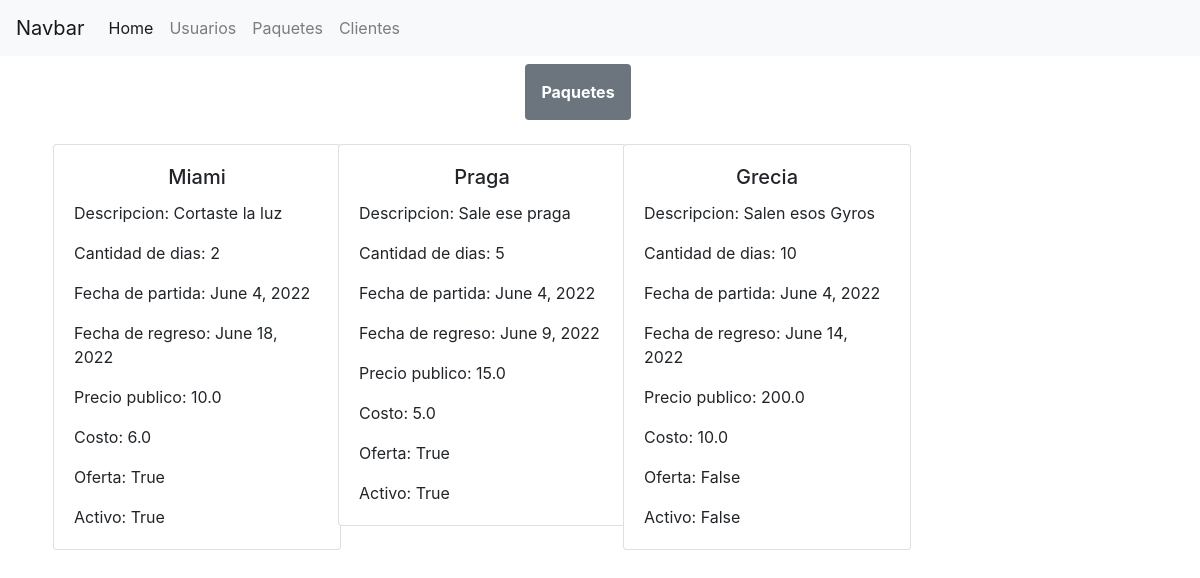
The app's page /paquetes-listado/ with its own data.
### packs/models.py (models this page shows)
class Paquete(models.Model):
    destino = models.CharField(max_length=40)
    descripcion = models.CharField(max_length=200)
    dias = models.IntegerField()
    fecha_partida = models.DateField()
    fecha_regreso = models.DateField()
    precio_publico = models.FloatField()
    costo = models.FloatField()
    oferta = models.BooleanField()
    activo = models.BooleanField()

### packs/views.py (the view)
# urls.py: path('paquetes-listado/', paquetes_listado, name = 'paquetes_listado'),
def paquetes_listado(request):
    paquetes = Paquete.objects.all()
    context = {'paquetes': paquetes}
    return render(request, "paquetes_listado.html", context = context)

### templates/paquetes_listado.html (shortened to what this page needs)
{% extends 'base.html' %}
{% block contenido %}
<body>
    <div class="container text-center m-2">
    <div class="rounded d-inline-block p-3 mb-2 bg-secondary text-white"><b>Paquetes</b></div>
    </div>
        <div class="container">
            <div class="row">
                {% for paquete in paquetes %}
                <div class="col-3">
                <div class="card m-2" style="width: 18rem;">
                    <div class="card-body">
                    <h5 class="card-title text-center">{{paquete.destino}}</h5>
                    <p class="card-text">Descripcion: {{paquete.descripcion}}</p>
					<p class="card-text">Cantidad de dias: {{paquete.dias}}</p>
					<p class="card-text">Fecha de partida: {{paquete.fecha_partida}}</p>
					<p class="card-text">Fecha de regreso: {{paquete.fecha_regreso}}</p>
                    <p class="card-text">Precio publico: {{paquete.precio_publico}}</p>
                    <p class="card-text">Costo: {{paquete.costo}}</p>
                    <p class="card-text">Oferta: {{paquete.oferta}}</p>
                    <p class="card-text">Activo: {{paquete.activo}}</p>
                    </div>
                </div>
                </div>
                {% endfor %}
            </div>
        </div>
</body>
{%endblock%}

### templates/base.html (shortened to what this page needs)
<!DOCTYPE html>
<html lang="en">
<head>
  <link rel="stylesheet" href="https://cdn.jsdelivr.net/npm/bootstrap@4.0.0/dist/css/bootstrap.min.css">
</head>
    <nav class="navbar navbar-expand-lg navbar-light bg-light">
        <a class="navbar-brand" href="#">Navbar</a>
        <div class="collapse navbar-collapse" id="navbarSupportedContent">
          <ul class="navbar-nav mr-auto">
            <li class="nav-item active">
              <a class="nav-link" href="{% url 'index_view' %}">Home <span class="sr-only">(current)</span></a>
            </li>
            <li class="nav-item">
              <a class="nav-link" href="{% url 'usuarios_view' %}">Usuarios</a>
            </li>
            <li class="nav-item">
              <a class="nav-link" href="{% url 'paquetes_view' %}">Paquetes</a>
            </li>
            <li class="nav-item">
              <a class="nav-link" href="{% url 'clientes_view' %}">Clientes</a>
            </li>
          </ul>
        </div>
      </nav>
 {% block contenido %}
 {% endblock %}
</html>

### records on screen
Paquete: destino "Miami", descripcion "Cortaste la luz", dias "2", fecha_partida "June 4, 2022", fecha_regreso "June 18, 2022", precio_publico "10.0", costo "6.0", oferta "True", activo "True"
Paquete: destino "Praga", descripcion "Sale ese praga", dias "5", fecha_partida "June 4, 2022", fecha_regreso "June 9, 2022", precio_publico "15.0", costo "5.0", oferta "True", activo "True"
Paquete: destino "Grecia", descripcion "Salen esos Gyros", dias "10", fecha_partida "June 4, 2022", fecha_regreso "June 14, 2022", precio_publico "200.0", costo "10.0", oferta "False", activo "False"
